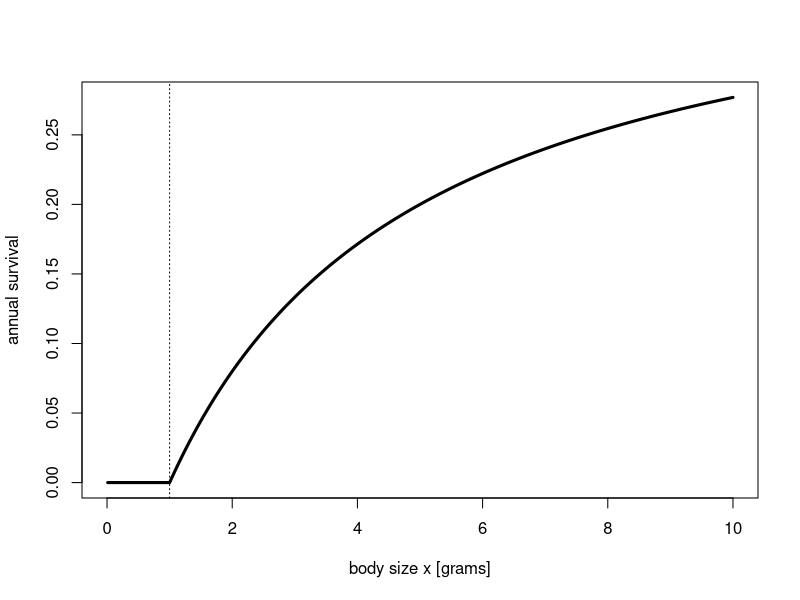
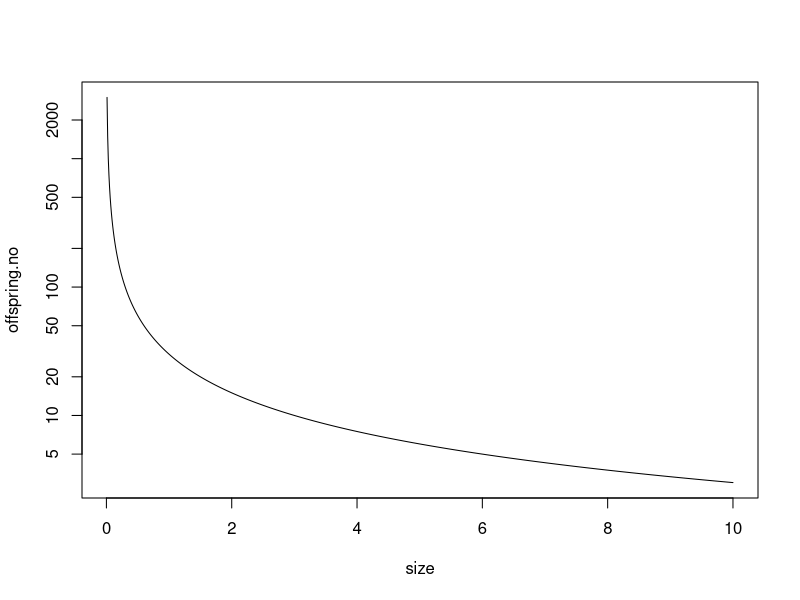
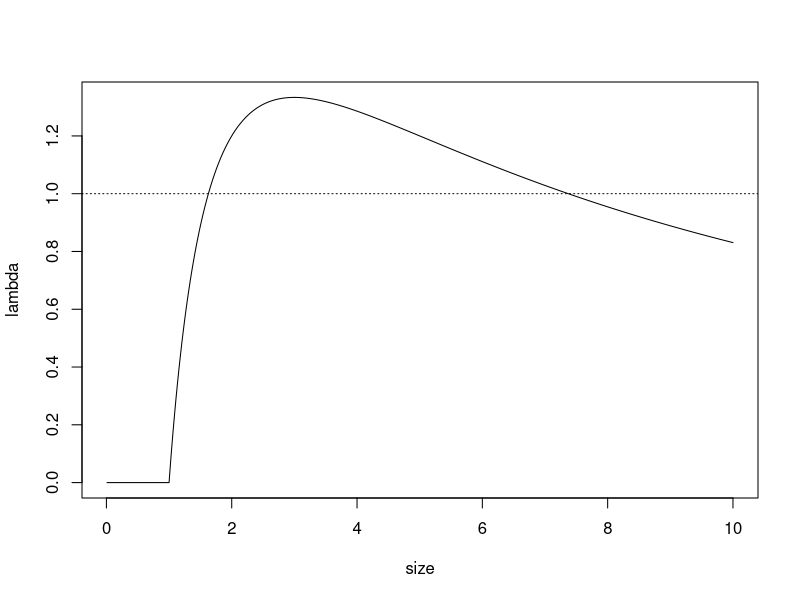
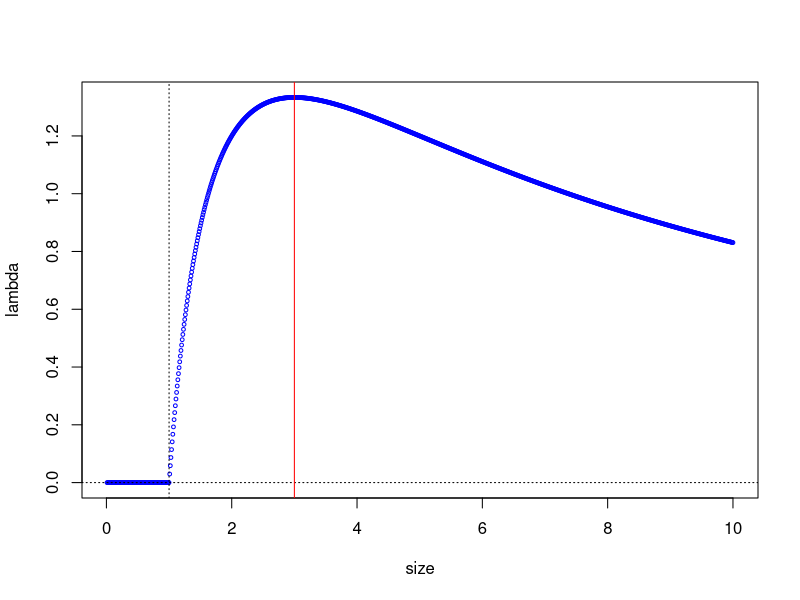
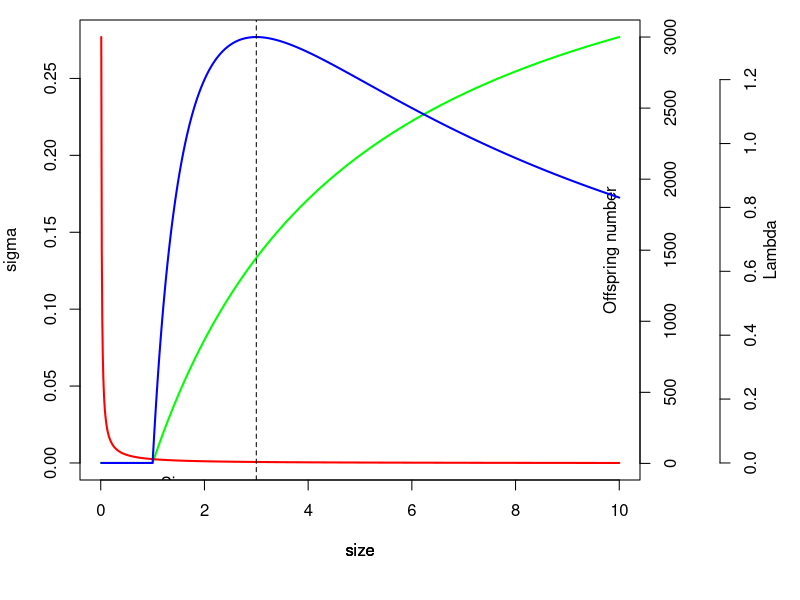

These charts were generated, in order, by the following R code:
## ---- chunk 1
#knitr::opts_chunk$set(echo = TRUE)
knitr::opts_chunk$set(fig.height = 5, fig.width = 7, message = FALSE, warning = FALSE)
## ---- chunk 2
rm(list=ls(all=TRUE)) 
## ---- chunk 3
alpha <- 0.1
gamma <- 1
beta  <- 0.25
delta <- 30
## ---- chunk 4
x  <- 4 * gamma; x  

sigma5 <- alpha*((x - gamma)/(1+beta*(x - gamma))); sigma5
## ---- chunk 5
delta/x
## ---- chunk 6
(delta/x) * sigma5
## ---- chunk 7
size <- seq(gamma/100, 10 * gamma, by = gamma/100) # we do not start from zero
head(size)  # check the last elements of this vector  
## ---- chunk 8
f.sigma <-  function(x) {
   ifelse(x<=gamma, 0, alpha*((x-gamma)/(1+beta*(x-gamma)))) 
} 


sigma  <-  f.sigma(size)

tail(sigma)
## ---- chunk 9
par(mfrow=c(1,1))
plot(sigma ~ size, type="l", cex=0.5, xlim=c(0,max(size)), xlab = 'body size x [grams]',
                         ylab = 'annual survival', lwd = 3)
abline(v=gamma, lty = 3) 
## ---- chunk 10
f.offspring.no  <-  function (x) delta/x  

offspring.no  <- f.offspring.no(size); head(offspring.no)

plot(offspring.no ~ size, cex=0.5, type="l", log = 'y')
## ---- chunk 11
lambda <- offspring.no * sigma  

head(sigma)
head(offspring.no)
head(lambda)

plot(lambda ~ size, cex=0.5, type="l")
abline(h=1, lty = 3) # add a horizontal line for lambda=1 (by the way, why lambda=1?)
## ---- chunk 12
size[which(lambda == max(lambda))] 
## ---- chunk 13
x.opt = gamma + sqrt(gamma/beta); x.opt
## ---- chunk 14
lambda.expr <- expression(alpha*((x-gamma)/(1+beta*(x-gamma)))*delta/x)
lambda.expr 
## ---- chunk 15
lambda.der <- D(lambda.expr, "x")

lambda.der
## ---- chunk 16
f.lambda.der = function(x) eval(lambda.der) 
f.lambda.der
## ---- chunk 17
f.lambda.der(x.opt)
## ---- chunk 18
lambda.der.v = sapply(size, f.lambda.der)
plot(lambda ~ size, cex=0.5, col="blue")
abline(v=c(gamma, 20*gamma), h=0, lty = 3)
abline(v=x.opt, col="red")
## ---- chunk 19
par(mfrow =c(1,1), mar=c(6,4,1,8)) # set margin size to accomodate two y axes on right
plot(sigma ~ size, type="l", cex=0.5, col="green", lwd=2, xlim=c(0,10*gamma))
leg.txt <- c("Sigma", "Offspring number", "Lambda")
legend(0.0004, 0.000004, leg.txt, col=c("green", "red", "blue"), lty=1, 
       lwd=2, bty="n")


par(new=T)  #par adds new data to prior plot without overwriting it
plot(offspring.no ~ size, axes = F, cex=0.5, col="red", ylab="", lwd=2, 
     type="l", xlim=c(0,10*gamma))

axis(4)  #position 4 is the right side of the quartz window
mtext("Offspring number", side = 4, line=-2) # 'line' adjusts position of axis label

par(new=T)  #par adds new data to prior plot without overwriting it
plot(lambda ~ size, axes = F, cex=0.5, col="blue", type = 'l', ylab="", lwd=2,  
     xlim=c(0,10*gamma))

axis(4, line=4)  #position 4 is the right side of the quartz window
mtext("Lambda", side = 4, line=6)  

abline(v=x.opt, col="black", lty=2)
## ---- chunk 20
obs <- uniroot(f.lambda.der, c(gamma, 10*gamma), tol = 10^-12)  
opt.body.size = obs[1];opt.body.size 		
